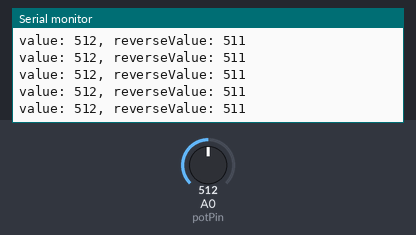
The sketch below on a simulated Arduino Uno, built with avr-gcc and run on an emulated ATmega328P. Parts: the last lines printed to the serial monitor. The test bench sets the inputs (shaded band); at power-on: A0 (potPin) = 512.

Above: at 1.2 s.
1.3 s: A0 (potPin) set to 716
At 1.56 s:
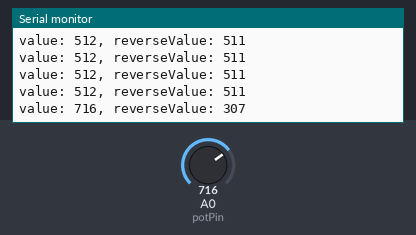
2.8 s: A0 (potPin) set to 900
At 2.97 s:
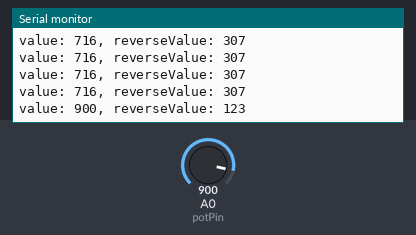
Timing chart, 0 to 5.8 s (numbered marks = the images above; inputs shaded):
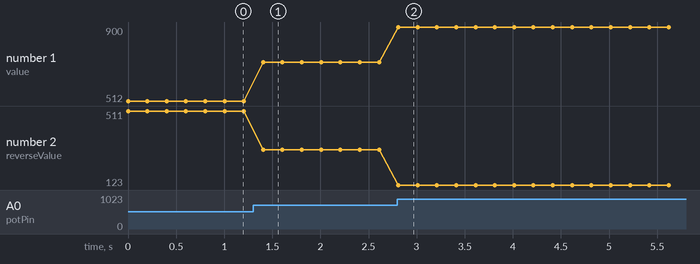

The sketch:

ch10_1.ino
```cpp
int potPin = 0;

void setup() {
  Serial.begin(9600);
}

void loop() {
  int value = analogRead(potPin);
  int reverseValue = map(value, 0, 1023, 1023, 0);
  Serial.print("value: ");
  Serial.print(value);
  Serial.print(", reverseValue: ");
  Serial.println(reverseValue);
  delay(200);
}
```

Measured:
- after the input at 1.3 s, the serial monitor: prints a new line after 0.11 s (image 1)
- after the input at 2.8 s, the serial monitor: prints a new line at once (image 2)
- plotted number 1: 512 → 716 after the input at 1.3 s, 716 → 900 after the input at 2.8 s
- plotted number 2: 511 → 307 after the input at 1.3 s, 307 → 123 after the input at 2.8 s
